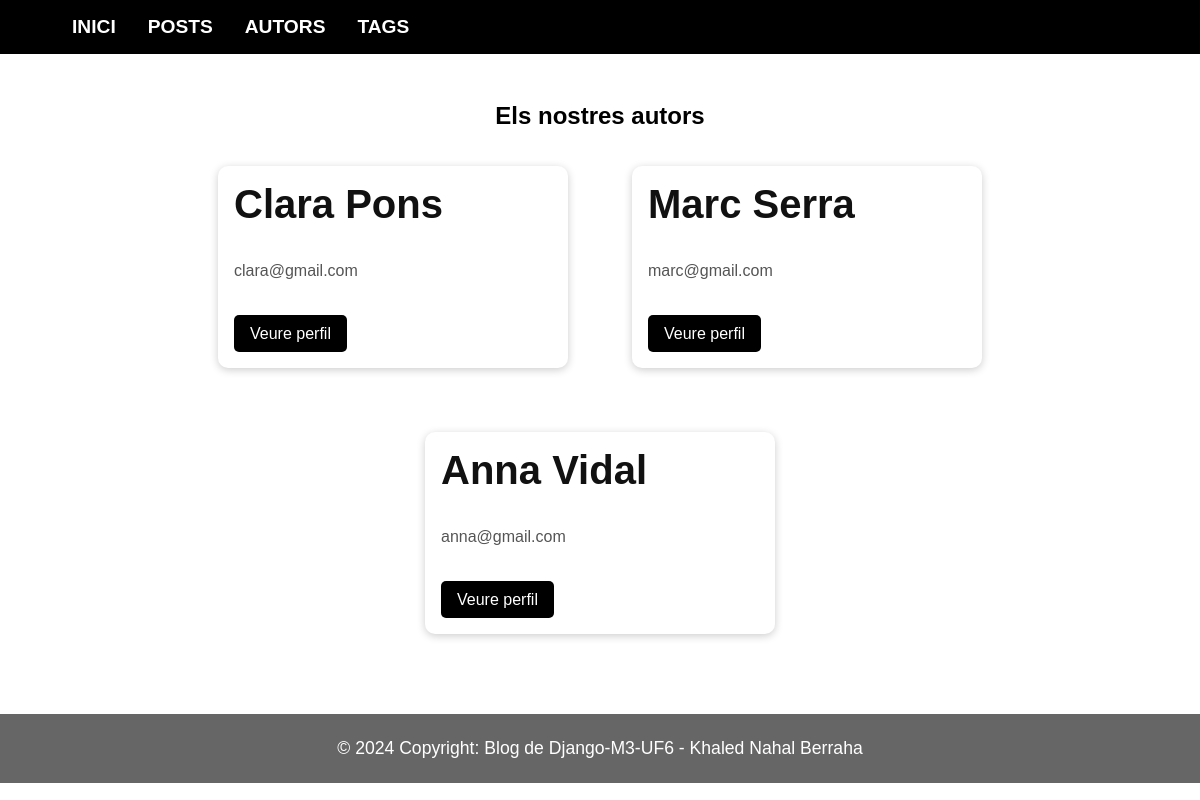
The app's page /authors with its own data.
### blog/models.py (models this page shows, shortened)
class Author(models.Model):
    first_name = models.CharField(max_length=100)
    last_name = models.CharField(max_length=100)
    email = models.EmailField()

### blog/views.py (the view)
# urls.py: path('authors', views.authors, name='authors-page'),
def authors(request):
    all_authors = Author.objects.all()
    return render(request, "blog/author-list.html", {
        "authors": all_authors
    })

### blog/templates/blog/author-list.html (shortened to what this page needs)
{% extends "blog/base.html" %}
{% block content %}
<section id="latest-posts">
    <h1>Els nostres autors</h1>
    <div class="posts-container">
        {% for author in authors %}
            <div class="post">
                <div class="post-content">
                    <h2>
                        {{ author.first_name }} {{ author.last_name }}
                    </h2>
                    <p>
                        {{ author.email }}
                    </p>
                    <a href="{% url 'author-detail-page' author.id %}">
                        Veure perfil
                    </a>
                </div>
            </div>
        {% endfor %}
    </div>
</section>
{% endblock %}

### blog/static/blog/css/style.css (style rules this page uses)
body { font-family: Arial; margin: 0; }
.post { width: 300px; display: inline-block; margin: 1rem; }
#latest-posts { width: 100%; margin-top: 3rem; text-align: center; }
#latest-posts h2 { font-size: 2.5rem; margin-bottom: 2rem; }
.posts-container { display: flex; justify-content: center; gap: 2rem; flex-wrap: wrap; }
.post { width: 350px; background: white; border-radius: 10px; overflow: hidden; box-shadow: 0 2px 8px rgba(0,0,0,0.2); transition: 0.3s; }
.post-content { padding: 1rem; text-align: left; }
.post-content p { color: #555; line-height: 1.5; }
.post-content h2 { margin-top: 0; color: #111; }
.post-content a { display: inline-block; margin-top: 1rem; background: black; color: white; padding: 0.6rem 1rem; border-radius: 5px; text-decoration: none; transition: 0.3s; }

### records on screen
Author: first_name "Clara", last_name "Pons", email "clara@gmail.com"
Author: first_name "Marc", last_name "Serra", email "marc@gmail.com"
Author: first_name "Anna", last_name "Vidal", email "anna@gmail.com"
